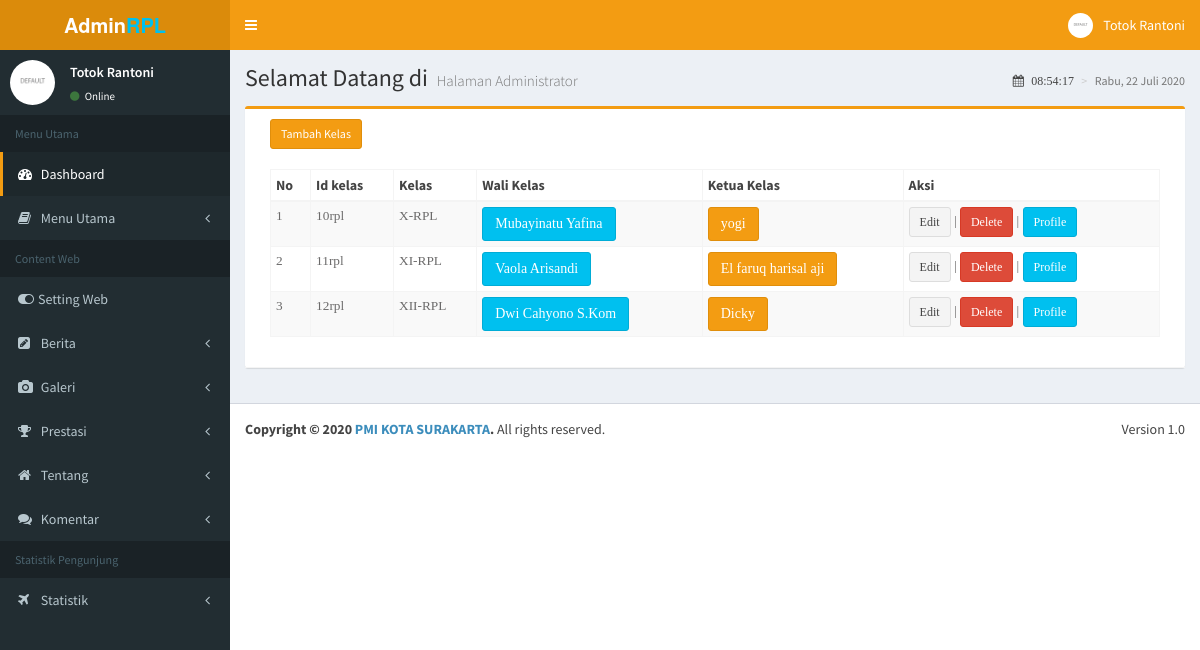
Page /admin/media_admin.php?module=kelas (signed in) on the committed database.
### tables this page shows
CREATE TABLE IF NOT EXISTS `kelas` (
`id` int(5) NOT NULL,
  `id_kelas` varchar(5) NOT NULL,
  `nama` varchar(100) NOT NULL,
  `id_pengajar` int(9) NOT NULL,
  `id_siswa` int(9) NOT NULL
);

CREATE TABLE IF NOT EXISTS `pengajar` (
`id_pengajar` int(9) NOT NULL,
  `nip` char(12) NOT NULL,
  `nama_lengkap` varchar(100) NOT NULL,
  `username_login` varchar(100) NOT NULL,
  `password_login` varchar(100) NOT NULL,
  `level` varchar(50) NOT NULL DEFAULT 'pengajar',
  `alamat` text NOT NULL,
  `tempat_lahir` varchar(100) NOT NULL,
  `tgl_lahir` date NOT NULL,
  `jenis_kelamin` enum('L','P') NOT NULL,
  `agama` varchar(20) NOT NULL,
  `no_telp` varchar(20) NOT NULL,
  `email` varchar(50) DEFAULT NULL,
  `foto` varchar(100) NOT NULL,
  `website` varchar(100) DEFAULT NULL,
  `jabatan` varchar(200) NOT NULL,
  `blokir` enum('Y','N') NOT NULL DEFAULT 'N',
  `id_session` varchar(100) NOT NULL
);

CREATE TABLE IF NOT EXISTS `siswa` (
`id_siswa` int(9) NOT NULL,
  `nis` varchar(50) NOT NULL,
  `nama_lengkap` varchar(100) NOT NULL,
  `username_login` varchar(50) NOT NULL,
  `password_login` varchar(50) NOT NULL,
  `id_kelas` varchar(5) NOT NULL,
  `jabatan` varchar(200) NOT NULL,
  `alamat` varchar(150) NOT NULL,
  `tempat_lahir` varchar(100) NOT NULL,
  `tgl_lahir` date NOT NULL,
  `jenis_kelamin` enum('L','P') NOT NULL,
  `agama` varchar(20) NOT NULL,
  `nama_ayah` varchar(100) NOT NULL,
  `nama_ibu` varchar(100) NOT NULL,
  `th_masuk` varchar(4) NOT NULL,
  `email` varchar(50) NOT NULL,
  `no_telp` varchar(20) NOT NULL,
  `foto` varchar(150) NOT NULL,
  `blokir` enum('Y','N') NOT NULL,
  `id_session` varchar(100) NOT NULL,
  `id_session_soal` varchar(100) NOT NULL,
  `level` varchar(20) NOT NULL DEFAULT 'siswa'
);

### admin/modul/mod_kelas/kelas.php (the view, shortened to what this page needs)
<?php
 if (empty($_SESSION['username']) AND empty($_SESSION['passuser']) AND empty($_SESSION['leveluser'])){
  echo "<link href=../css/style.css rel=stylesheet type=text/css>";
  echo "<div class='error msg'>Untuk mengakses Modul anda harus login.</div>";
}
else{
$aksi="modul/mod_kelas/aksi_kelas.php";
switch($_GET[act]){
  default:
    if ($_SESSION[leveluser]=='admin'){
      $tampil = mysql_query("SELECT * FROM kelas ORDER BY id_kelas");
      echo " <div class='box box-warning'>
        <div class='box-header with-border'>
          <div class='col-md-12 col-xs-12'>
<button class='btn btn-warning btn-sm' data-toggle='modal' data-target='#modalEdit'>
                        Tambah Kelas
                    </button>";
      echo "<br><br><table class='table table-bordered table-striped table-condensed cf'><thead>
          <tr><th>No</th><th>Id kelas</th><th>Kelas</th><th>Wali Kelas</th><th>Ketua Kelas</th><th>Aksi</th></tr></thead>";
    $no=1;
    while ($r=mysql_fetch_array($tampil)){
       echo "<tr><td>$no</td>
             <td>$r[id_kelas]</td>
             <td>$r[nama]</td>";
             $pengajar = mysql_query("SELECT * FROM pengajar WHERE id_pengajar = '$r[id_pengajar]'");
                    $ada_pengajar = mysql_num_rows($pengajar);
                    if(!empty($ada_pengajar)){
                    while($p=mysql_fetch_array($pengajar)){
                            echo "<td><a href=?module=admin&act=detailpengajar&id=$r[id_pengajar] title='Detail Wali Kelas' class='btn btn-info'>$p[nama_lengkap]</a></td>";
                    }
                    }else{
                            echo "<td></td>";
                    }
                    $siswa = mysql_query("SELECT * FROM siswa WHERE id_siswa = '$r[id_siswa]]'");
                    $ada_siswa = mysql_num_rows($siswa);
                    if(!empty($ada_siswa)){
                    while ($s=mysql_fetch_array($siswa)){
                            echo"<td><a href=?module=siswa&act=detailsiswa&id=$s[id_siswa] title='Detail Siswa'  class='btn btn-warning'>$s[nama_lengkap]</td>";
                     }
                    }else{
                            echo"<td></td>";
                    }
             echo "<td><a href='?module=kelas&act=editkelas&id=$r[id]' class='btn btn-default btn-sm btn-icon icon-left' title='Edit'><i class='entypo-pencil'></i>
              Edit
              </a> |
                 <a href=javascript:confirmdelete('$aksi?module=kelas&act=hapuskelas&id=$r[id]')  class='btn btn-danger btn-sm btn-icon icon-left'
              title='Hapus'> <i class='entypo-cancel'></i>
              Delete</a> |
                 <a href=?module=daftarsiswa&act=lihatmurid&id=$r[id_kelas]  class='btn btn-info btn-sm btn-icon icon-left'>
              <i class='entypo-info'></i>
              Profile</a></td></tr>";
      $no++;
    }
    echo "</table></div></div></div>
    <div class='modal fade' id='modalEdit'>
              <div class='modal-dialog'>
                <div class='modal-content'>
                  <div class='modal-header'>
                    <button type='button' class='close' data-dismiss='modal' aria-label='Close'><span aria-hidden='true'>×</span></button>
                    <h4 class='modal-title'>Tambah Kelas</h4>
                  </div>
                  <div class='modal-body'>
                   <form class='form-horizontal' role='for' style='width:80%'' method='post' action='$aksi?module=kelas&act=input_kelas'>
                      <div class='form-group'>
                        <label class='control-label col-sm-2' for='IP'>ID Kelas</label>
                        <div class='col-sm-10'>
                        <div class='input-group'>
                          <div class='input-group-addon'>
                            <i class='fa fa-laptop'></i>
                          </div>
                          <input type=text name='id_kelas' class='form-control' id='field-1' required='required' placeholder='Placeholder'>
                        </div>
                        </div>
                      </div>
                      <div class='form-group'>
                        <label class='control-label col-sm-2' for='IP'>Nama Kelas</label>
                        <div class='col-sm-10'>
                        <div class='input-group'>
                          <div class='input-group-addon'>
                            <i class='fa fa-laptop'></i>
                          </div>
 <input type=text name='nama' class='form-control' id='field-1' required='required' placeholder='Placeholder'>
                        </div>
                        </div>
                      </div>
                       <div class='form-group'>
                        <label class='control-label col-sm-2' for='IP'>Wali Kelas</label>
                        <div class='col-sm-10'>
                        <div class='input-group'>
                          <div class='input-group-addon'>
                            <i class='fa fa-laptop'></i>
                          </div>
 <select name='id_pengajar' class='form-control'>
                                      <option value=0 selected>-- Pilih Pengajar --</option>";
                                      $tampil=mysql_query("SELECT * FROM pengajar ORDER BY nama_lengkap");
                                      while($r=mysql_fetch_array($tampil)){
                                      echo "<option value=$r[id_pengajar]>$r[nama_lengkap]</option>";
                                      }echo "</select>
                        </div>
                        </div>
                      </div>
                      <div class='form-group'>
                        <label class='control-label col-sm-2' for='IP'>Ketua Kelas</label>
                        <div class='col-sm-10'>
                        <div class='input-group'>
                          <div class='input-group-addon'>
                            <i class='fa fa-laptop'></i>
                          </div>
 <select name='id_siswa' class='form-control'>
                                      <option value=0 selected>-- Pilih Siswa --</option>";
                                      $tampil_siswa=mysql_query("SELECT * FROM siswa,kelas WHERE siswa.id_siswa=kelas.id_siswa  ORDER BY nama_lengkap");
                                      while($s=mysql_fetch_array($tampil_siswa)){
                                      echo "<option value=$s[id_siswa]>$s[nama_lengkap]</option>";
                                      }echo "</select>
                        </div>
                        </div>
                      </div>
                  </div>
                  <div class='modal-footer'>
                    <button type='button' class='btn btn-danger pull-left' data-dismiss='modal'>Close</button>
                    <button type='submit' class='btn btn-primary'>Save changes</button>
                    </form>
                  </div>
                </div>
              </div>
            </div>
                   ";
    }
    break;
}
}
?>

### rows in the picture
kelas: id_kelas "10rpl", nama "X-RPL"
pengajar: nama_lengkap "Mubayinatu Yafina"
siswa: nama_lengkap "yogi"
kelas: id_kelas "11rpl", nama "XI-RPL"
pengajar: nama_lengkap "Vaola Arisandi"
siswa: nama_lengkap "El faruq harisal aji"
kelas: id_kelas "12rpl", nama "XII-RPL"
pengajar: nama_lengkap "Dwi Cahyono S.Kom"
siswa: nama_lengkap "Dicky"

### other values in the picture
$_SESSION[namalengkap] "Totok Rantoni"
$tanggal "22"
